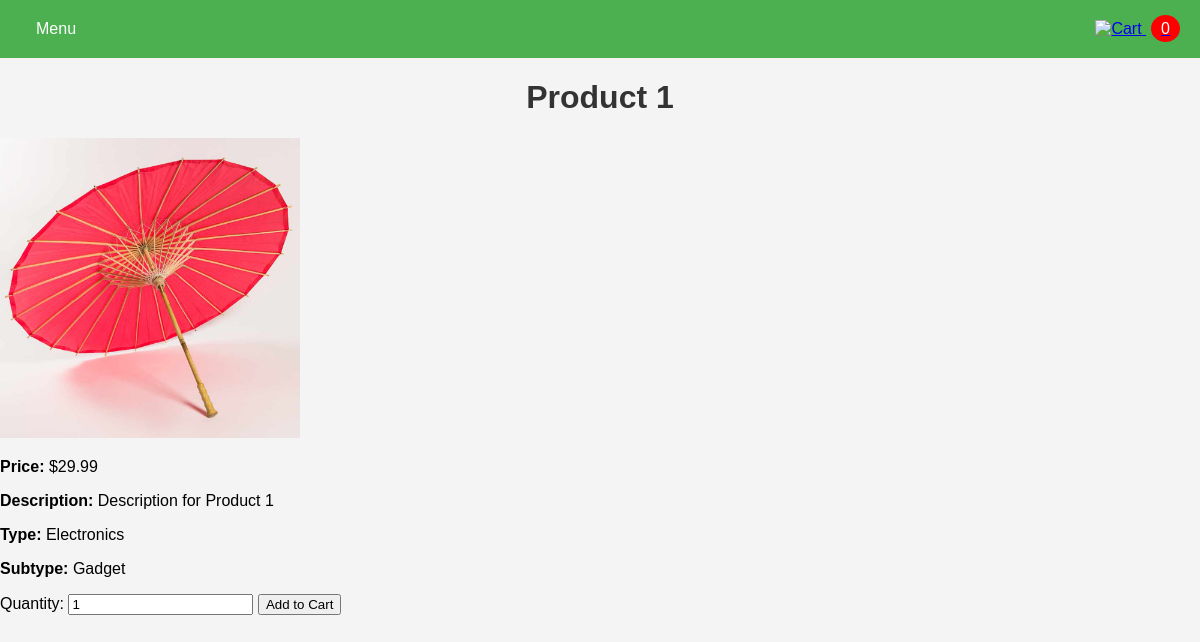
Before: /product/1 with the older database file.
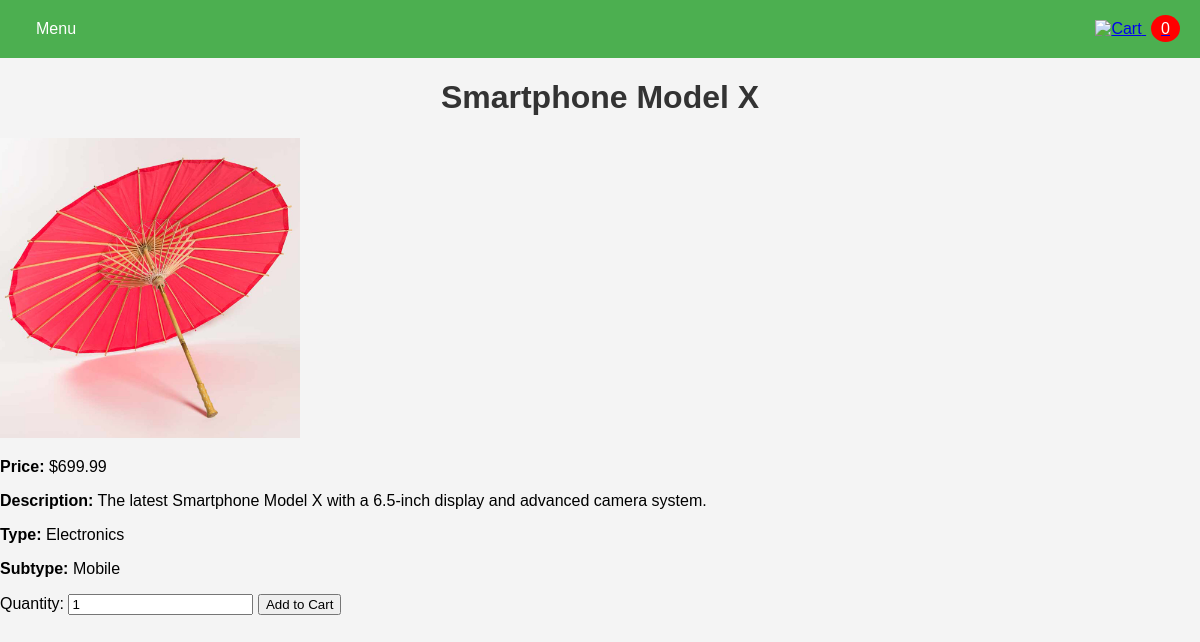
After: the same page with the newer database file.
### tables this page shows
CREATE TABLE products (
    id INTEGER PRIMARY KEY AUTOINCREMENT,
    productname TEXT NOT NULL,
    price REAL NOT NULL,
    image TEXT,
    description TEXT,
    product_type TEXT NOT NULL,
    product_subtype TEXT
);

### app.py (the view)
@app.route('/product/<int:product_id>')
def product_detail(product_id):
    conn = get_db_connection()
    product = conn.execute('SELECT * FROM products WHERE id = ?', (product_id,)).fetchone()
    conn.close()
    return render_template('product_detail.html', product=product)

### app.py (called while the page is built)
def get_db_connection(db_name=DATABASE_PRODUCTS):
    conn = sqlite3.connect(db_name)
    conn.row_factory = sqlite3.Row
    return conn

@app.teardown_appcontext
def close_connection(exception):
    db = getattr(g, '_database', None)
    if db is not None:
        db.close()

### templates/product_detail.html (shortened to what this page needs)
<!DOCTYPE html>
<html lang="en">
<head>
    <link rel="stylesheet" href="{{ url_for('static', filename='styles.css') }}">
</head>
<body>
    <div class="navbar">
        <div class="dropdown">
            <button class="dropbtn">Menu</button>
        </div>
        <div class="cart-icon">
            <a href="{{ url_for('cart') }}">
                <img src="{{ url_for('static', filename='cart-icon.png') }}" alt="Cart" width="30">
                <span id="cart-count">0</span>
            </a>
        </div>
    </div>
    <h1>{{ product['productname'] }}</h1>
    <div class="product-detail">
        <img src="{{ url_for('static', filename=product['image']) }}" alt="{{ product['productname'] }}" width="300">
        <p><strong>Price:</strong> ${{ product['price'] }}</p>
        <p><strong>Description:</strong> {{ product['description'] }}</p>
        <p><strong>Type:</strong> {{ product['product_type'] }}</p>
        <p><strong>Subtype:</strong> {{ product['product_subtype'] }}</p>
        <label for="quantity">Quantity:</label>
        <input type="number" id="quantity" name="quantity" value="1" min="1">
        <button onclick="addToCart({{ product['id'] }})">Add to Cart</button>
    </div>
</body>
</html>

### static/styles.css (style rules this page uses)
body { font-family: Arial, sans-serif; background-color: #f4f4f4; margin: 0; padding: 0; }
h1 { text-align: center; color: #333; }
.navbar { display: flex; justify-content: space-between; background-color: #4CAF50; padding: 10px 20px; }
.dropdown { position: relative; display: inline-block; }
.dropbtn { background-color: #4CAF50; color: white; padding: 10px 16px; font-size: 16px; border: none; cursor: pointer; }
.cart-icon { display: flex; align-items: center; }
.cart-icon img { width: 30px; height: auto; }
.cart-icon span { background-color: red; color: white; border-radius: 50%; padding: 5px 10px; margin-left: 5px; }
.cart-icon span { background-color: red; color: white; border-radius: 50%; padding: 5px 10px; margin-left: 5px; text-decoration: none; pointer-events: none; }

Changed rows visible on the page:
changed products "Electronics": productname "Product 1" → "Smartphone Model X"; price "29.99" → "699.99"; description "Description for Product 1" → "The latest Smartphone Model X with a 6.5-inch display and advanced camera system."; product_subtype "Gadget" → "Mobile"
